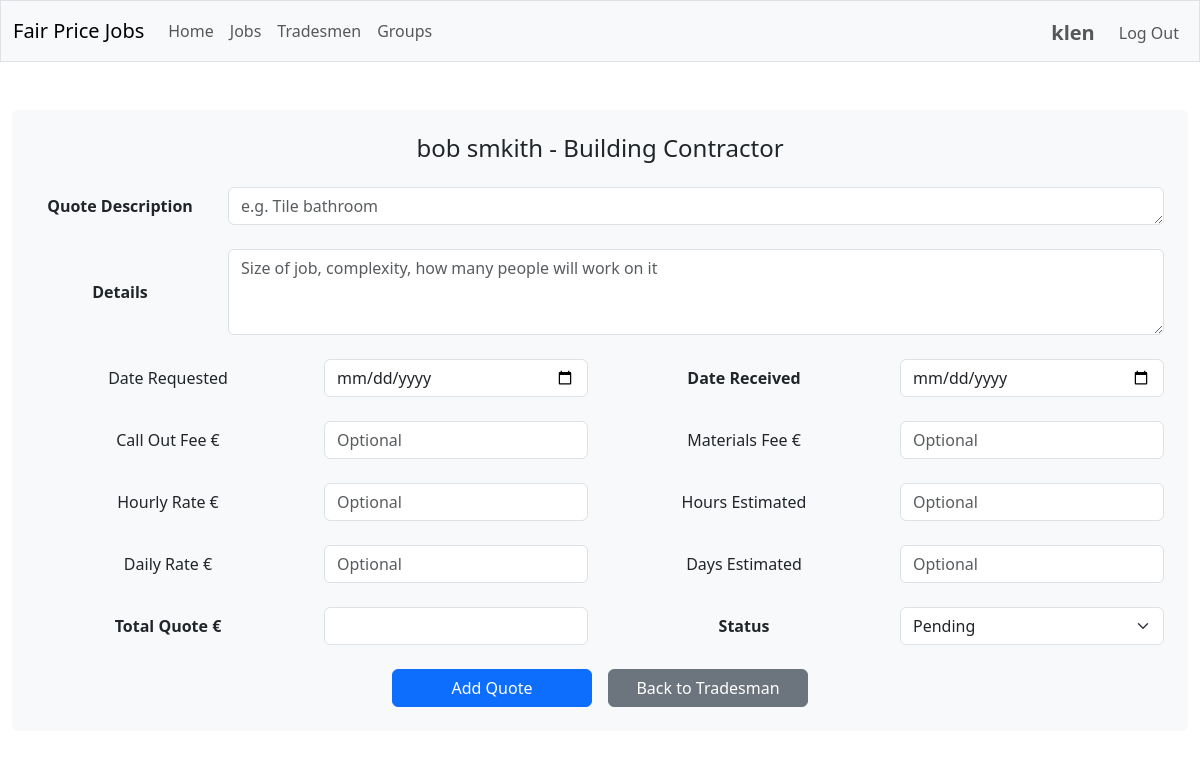
The app's page /add_quote/1 (signed in) with its own data.
### tables this page shows
CREATE TABLE users (
    id INTEGER PRIMARY KEY AUTOINCREMENT,
    username TEXT NOT NULL UNIQUE,
    firstname TEXT NOT NULL,
    lastname TEXT NOT NULL,
    email TEXT NOT NULL UNIQUE,
    postcode TEXT NOT NULL,
    hash TEXT NOT NULL
);

CREATE TABLE tradesmen (
    id INTEGER PRIMARY KEY AUTOINCREMENT,
    trade TEXT NOT NULL,
    first_name TEXT,
    family_name TEXT NOT NULL,
    company_name TEXT,
    address TEXT NOT NULL,
    postcode TEXT NOT NULL,
    phone_number TEXT NOT NULL,
    email TEXT
);

### app/routes/jobs.py (the view, shortened to what this page needs)
@jobs_bp.route("/add_quote/<int:tradesman_id>", methods=["GET", "POST"])
@login_required
def add_quote(tradesman_id: int) -> Union[str, Response]:
    tradesman = tradesman_service.get_tradesman_by_id(tradesman_id)
    if not tradesman:
        flash("Tradesman not found.", "error")
        return redirect(url_for("search.search_tradesmen"))
    return render_template("add_quote.html", tradesman_id=tradesman_id, tradesman=tradesman)

### app/services/database.py (called while the page is built)
def get_db_service() -> DatabaseService:
    return db_service

    def get_connection(self):
        if self.database_path is None:
            raise ValueError("Database path is not configured")
        try:
            if not hasattr(g, '_database'):
                g._database = sqlite3.connect(self.database_path, isolation_level=None)
                g._database.row_factory = sqlite3.Row
                g._database.execute("PRAGMA foreign_keys = ON")
            return g._database
        except RuntimeError:
            if not hasattr(self, '_test_connection'):
                self._test_connection = sqlite3.connect(self.database_path, isolation_level=None)
                self._test_connection.row_factory = sqlite3.Row
                self._test_connection.execute("PRAGMA foreign_keys = ON")
            return self._test_connection

    def close_connection(self):
        try:
            if hasattr(g, '_database'):
                g._database.close()
                delattr(g, '_database')
        except RuntimeError:
            if hasattr(self, '_test_connection'):
                self._test_connection.close()
                delattr(self, '_test_connection')

    @contextmanager
    def get_cursor(self):
        conn = self.get_connection()
        cursor = conn.cursor()
        try:
            yield cursor
        except Exception as e:
            logger.error(f"Database error: {e}")
            conn.rollback()
            raise
        finally:
            cursor.close()

    def execute_single_query(self, query: str, params: Tuple = ()) -> Optional[Dict[str, Any]]:
        with self.get_cursor() as cursor:
            cursor.execute(query, params)
            row = cursor.fetchone()
            if row:
                columns = [column[0] for column in cursor.description]
                return dict(zip(columns, row))
            return None

### app/services/tradesman_service.py (called while the page is built)
    def get_tradesman_by_id(self, tradesman_id: int) -> Optional[Dict[str, Any]]:
        query = """
            SELECT t.*, u.username as added_by_username, u.id as added_by_user_id
            FROM tradesmen t
            LEFT JOIN user_tradesmen ut ON t.id = ut.tradesman_id
            LEFT JOIN users u ON ut.user_id = u.id
            WHERE t.id = ?
        """
        result = self.db.execute_single_query(query, (tradesman_id,))
        return result

### templates/add_quote.html (shortened to what this page needs)
{% extends "layout.html" %}
{% block main %}
<div class="container-fluid p-4 bg-light rounded">
    <div class="row mb-4">
        <div class="col">
            <h4 class="mb-0">
                {% if tradesman.first_name %}
                    {{ tradesman.first_name }} {{ tradesman.family_name }}
                {% else %}
                    {{ tradesman.family_name }}
                {% endif %} - {{ tradesman.trade }}
            </h4>
        </div>
    </div>
    <form action="{{ url_for('jobs.add_quote', tradesman_id=tradesman_id) }}" method="post">
        <div class="row align-items-center mb-4">
            <label for="title" class="col-sm-2 col-form-label fw-bold">Quote Description</label>
            <div class="col-sm-10">
                <div class="input-container">
                    <textarea class="form-control" id="title" name="title" rows="1"
                    placeholder="e.g. Tile bathroom" required></textarea>
                </div>
            </div>
        </div>
        <div class="row align-items-center mb-4">
            <label for="description" class="col-sm-2 col-form-label fw-bold">Details</label>
            <div class="col-sm-10">
                <div class="input-container">
                    <textarea class="form-control" id="description" name="description" rows="3"
                    placeholder="Size of job, complexity, how many people will work on it" required></textarea>
                </div>
            </div>
        </div>
        <div class="row align-items-center mb-4">
                                <div class="col-sm-6">
                        <div class="row align-items-center">
                            <label for="date_requested" class="col-sm-6 col-form-label">Date Requested</label>
                            <div class="col-sm-6">
                                <div class="input-container-sm">
                                    <input type="date" class="form-control" id="date_requested" name="date_requested">
                                </div>
                            </div>
                        </div>
                    </div>
            <div class="col-sm-6">
                <div class="row align-items-center">
                    <label for="date_received" class="col-sm-6 col-form-label fw-bold">Date Received</label>
                    <div class="col-sm-6">
                        <div class="input-container-sm">
                            <input type="date" class="form-control" id="date_received" name="date_received" required>
                        </div>
                    </div>
                </div>
            </div>
        </div>
        <div class="row align-items-center mb-4">
            <div class="col-sm-6">
                <div class="row align-items-center">
                    <label for="call_out_fee" class="col-sm-6 col-form-label">Call Out Fee €</label>
                    <div class="col-sm-6">
                        <div class="input-container-sm">
                            <input type="number" step="0.01" class="form-control" id="call_out_fee" name="call_out_fee" placeholder="Optional">
                        </div>
                    </div>
                </div>
            </div>
            <div class="col-sm-6">
                <div class="row align-items-center">
                    <label for="materials_fee" class="col-sm-6 col-form-label">Materials Fee €</label>
                    <div class="col-sm-6">
                        <div class="input-container-sm">
                            <input type="number" step="0.01" class="form-control" id="materials_fee" name="materials_fee" placeholder="Optional">
                        </div>
                    </div>
                </div>
            </div>
        </div>
        <div class="row align-items-center mb-4">
            <div class="col-sm-6">
                <div class="row align-items-center">
                    <label for="hourly_rate" class="col-sm-6 col-form-label">Hourly Rate €</label>
                    <div class="col-sm-6">
                        <div class="input-container-sm">
                            <input type="number" step="0.01" class="form-control" id="hourly_rate" name="hourly_rate" placeholder="Optional">
                        </div>
                    </div>
                </div>
            </div>
            <div class="col-sm-6">
                <div class="row align-items-center">
                    <label for="hours_estimated" class="col-sm-6 col-form-label">Hours Estimated</label>
                    <div class="col-sm-6">
                        <div class="input-container-sm">
                            <input type="number" step="0.5" class="form-control" id="hours_estimated" name="hours_estimated" placeholder="Optional">
                        </div>
                    </div>
                </div>
            </div>
        </div>
        <div class="row align-items-center mb-4">
            <div class="col-sm-6">
                <div class="row align-items-center">
                    <label for="daily_rate" class="col-sm-6 col-form-label">Daily Rate €</label>
                    <div class="col-sm-6">
                        <div class="input-container-sm">
                            <input type="number" step="0.01" class="form-control" id="daily_rate" name="daily_rate" placeholder="Optional">
                        </div>
                    </div>
                </div>
            </div>
            <div class="col-sm-6">
                <div class="row align-items-center">
                    <label for="days_estimated" class="col-sm-6 col-form-label">Days Estimated</label>
                    <div class="col-sm-6">
                        <div class="input-container-sm">
                            <input type="number" step="0.5" class="form-control" id="days_estimated" name="days_estimated" placeholder="Optional">
                        </div>
                    </div>
                </div>
            </div>
        </div>
        <div class="row align-items-center mb-4">
            <div class="col-sm-6">
                <div class="row align-items-center">
                    <label for="total_quote" class="col-sm-6 col-form-label fw-bold">Total Quote €</label>
                    <div class="col-sm-6">
                        <div class="input-container-sm">
                            <input type="number" step="0.01" class="form-control" id="total_quote" name="total_quote" required>
                        </div>
                    </div>
                </div>
            </div>
            <div class="col-sm-6">
                <div class="row align-items-center">
                    <label for="status" class="col-sm-6 col-form-label fw-bold">Status</label>
                    <div class="col-sm-6">
                        <div class="input-container-sm">
                            <select class="form-select" id="status" name="status" required>
                                <option value="pending" selected>Pending</option>
                            </select>
                        </div>
                    </div>
                </div>
            </div>
        </div>
        <div class="row">
            <div class="col-12">
                <div class="d-flex justify-content-center gap-3">
                    <button type="submit" class="btn btn-primary" style="width: 200px;">Add Quote</button>
                    <a href="{{ url_for('tradesmen.view_tradesman', tradesman_id=tradesman_id) }}" class="btn btn-secondary" style="width: 200px;">Back to Tradesman</a>
                </div>
            </div>
        </div>
    </form>
</div>
{% endblock %}

### templates/layout.html (shortened to what this page needs)
<!DOCTYPE html>
<html lang="en">
    <head>
        <link href="https://cdn.jsdelivr.net/npm/bootstrap@5.3.0/dist/css/bootstrap.min.css" rel="stylesheet">
        <link rel="stylesheet" href="{{ url_for('static', filename='css/custom.css') }}">
    </head>
    <body>
        <nav class="navbar navbar-expand-md navbar-light bg-light border">
            <div class="container-fluid">
                <a class="navbar-brand mb-0 align-items-center" href="/">Fair Price Jobs</a>
                <div class="collapse navbar-collapse" id="navbarNav">
                    {% if session.user_id %}
                        <ul class="navbar-nav me-auto mb-2 mb-lg-0">
                            <li class="nav-item">
                                <a class="nav-link" href="{{ url_for('main.index') }}">Home</a>
                            </li>
                            <li class="nav-item">
                                <a class="nav-link" href="{{ url_for('search.search_jobs') }}">Jobs</a>
                            </li>
                            <li class="nav-item">
                                <a class="nav-link" href="{{ url_for('search.search_tradesmen') }}">Tradesmen</a>
                            </li>
                            <li class="nav-item">
                                <a class="nav-link" href="{{ url_for('groups.search_groups') }}">Groups</a>
                            </li>
                        </ul>
                        <ul class="navbar-nav ms-auto mt-1 align-items-center">
                            <li class="nav-item me-3">
                                <a class="nav-link fs-5 fw-bold p-0" href="{{ url_for('profile.user_profile', user_id=session.user_id) }}">{{ session.username }}</a>
                            </li>
                            <li class="nav-item">
                                <a class="nav-link" href="/logout">Log Out</a>
                            </li>
                        </ul>
                    {% endif %}
                </div>
            </div>
        </nav>
        <main class="container-fluid py-5 text-center">
            {% block main %}{% endblock %}
        </main>
    </body>
</html>

### templates/layout.html (style rules this page uses)
input[type=number] { appearance: textfield; }

### records on screen
users: username "klen"
tradesmen: first_name "bob", family_name "smkith", trade "Building Contractor"
